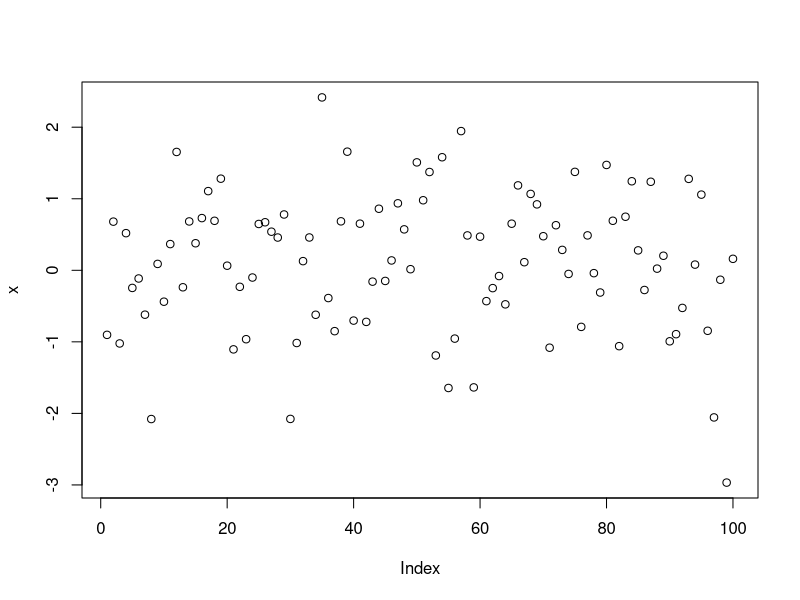
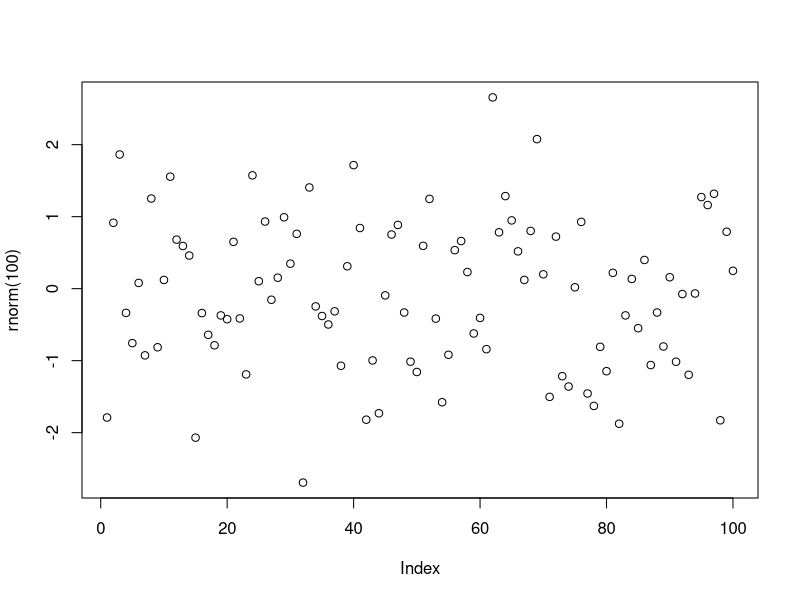

Source code (R) for these figures, in order: (Note: this script raises an error after producing the figures.)
# firstscript.r
# remove the variables entered prior
rm(list = ls())
# Generate a list of 100 random numbers
x <- rnorm (100)
# Ploting a list of 100 random numbers
x
plot(x)
# rewrite the code without using variable x

plot(rnorm(100))
# writing vectors
vec1 = c(1,4,6,8,10)
vec[5]
vec1[5]
vec1[3] = 12
vec1
vec2 = seq(from=0, to=1, by=0.25)
vec2
sum(vec1)
vec1 + vec2
# practicing matrices 2 dimensional vectors ncol=#columns and nrow=#rows
mat=matrix(data=c(9,2,3,4,5,6), ncol=3)
mat
p <- c(31:60)
pp <- seq(from = 31, to = 60, by = 0.25)
q <- matrix(p, ncol = 5, nrow = 6)
print(q)
mat[1,2]
mat[2,]
mean(mat)
# Learning data frames

t <- data.frame(x <- c(11,12,14), y <- c(19,20,21), z <- c(10,9,7))
t
t
mean(t$z....c.10..9..7.)
mean(t$z....c.10..9..7.)
mean(t[["z....c.10..9..7."]])


t <- data.frame(x = c(11,12,14), y = c(19,20,21), z = c(10,9,7))
t
t
mean(t$z)
mean(t[["z"]])
x1 <- rnorm(100)
x1
x2 <- rnorm(100)
x2
x3 <- rnorm(100)
x3
t <- data.frame(a = x1, b = x1 + x2, c = x1 + x2 + x3)
is.data.frame(t)
plot(t)
sd(t$c)
